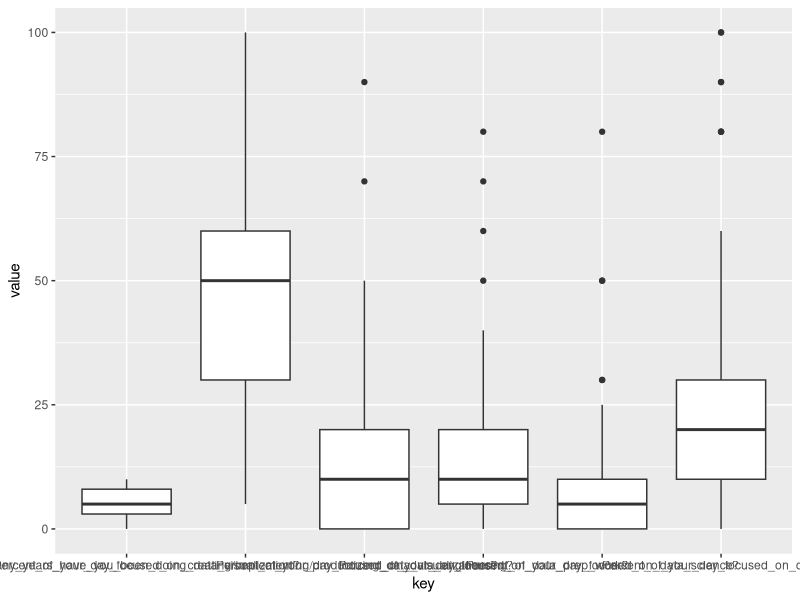

The R script that drew this image:
setwd('d://Websites/beemyfriend.github.io/Projects/')
library(tidyverse)
library(stringr)
survey <- read_csv('data_viz_survey_2017.csv')

names(survey)

survey$`How did you learn to create data visualization?` #factor
survey$`Which of these charts have you used in production in the last 6 months:` #need to split ';' DONE!!!
survey$`How many years have you been doing data visualization?` #numeric
survey$`How do you present your data visualizations?` #need to split ';' DONE!!!
survey$`What focus is data visualization in your work?`#factor
survey$`What technologies do you use to visualize data?` #need to split ';' DONE!!!
survey$`What knowledge level do they have of the data you are visualizing for them?` #need to split ';' 'DONE!!! 
survey$`Percent of your day focused on creating/implementing/productizing data visualizations?`  #double
survey$`Percent of your day focused on data engineering?` #double
survey$`Percent of your day focused on data prep work?` #double
survey$`Percent of your day focused on data science?` #double
survey$`Percent of your day focused on design?` #double
survey$`For your current role or the majority of your projects: were you hired to do data visualization only or is data visualization a part of your job/project description?` #filter for 'hired to do data visualization
survey$`What level of data visualizations are used at your organization?` # seperate ';'  DONE!!
survey$`How is your organization using data visualization?` #seperate ';' DONE!!!
survey$`Is there a separate group that does data visualizations or are you embedded in another group? (data science UX UI web data engineering IT etc)` #factor
survey$`Did you set out to work in data visualization or did you fall into it?` #factor
survey$`What's your employment status` #filter for Full-time
survey$`Data visualization roles at your organization are found in what part of the organization?` #split at ';' DONE!
survey$`Are you able to choose your own tools or are the choices made for you?` #factor
survey$`Who do you make data visualizations for?` #split at ';' DONE!!!
survey$`How often do they consume your data visualizations?` #factor
survey$`What do they use your data visualizations for?` #split at ';' DONE!!!
survey$`How would you describe the relationship?` # factor

project <- survey %>% select(`How did you learn to create data visualization?`, `Which of these charts have you used in production in the last 6 months:`, 
                  `How many years have you been doing data visualization?`, `How do you present your data visualizations?`, 
                  `What focus is data visualization in your work?`, `What technologies do you use to visualize data?`,
                  `What knowledge level do they have of the data you are visualizing for them?`,
                  `Percent of your day focused on creating/implementing/productizing data visualizations?`, `Percent of your day focused on data engineering?`,
                  `Percent of your day focused on data prep work?`, `Percent of your day focused on data science?`, `Percent of your day focused on design?`,
                  `For your current role or the majority of your projects: were you hired to do data visualization only or is data visualization a part of your job/project description?`,
                  `What level of data visualizations are used at your organization?`, `How is your organization using data visualization?`, 
                  `Is there a separate group that does data visualizations or are you embedded in another group? (data science UX UI web data engineering IT etc)`, 
                  `Did you set out to work in data visualization or did you fall into it?`, `What's your employment status`,
                  `Data visualization roles at your organization are found in what part of the organization?`, 
                  `Are you able to choose your own tools or are the choices made for you?`, `Who do you make data visualizations for?`, 
                  `How often do they consume your data visualizations?`, `What do they use your data visualizations for?`, `How would you describe the relationship?`) %>%
  filter(`What's your employment status` == 'Full-time' &  `For your current role or the majority of your projects: were you hired to do data visualization only or is data visualization a part of your job/project description?` == "Hired to do data visualization") %>%
  mutate(id = 1:nrow(.)) 

# need to try 'extract' from tidyr

project$`Data visualization roles at your organization are found in what part of the organization?` <- project$`Data visualization roles at your organization are found in what part of the organization?` %>%
  str_replace('News|Specific department for news graphics|Editorial office|Editorial|editorial', 'Newsroom') %>%
  str_replace('Data Explorer|Algorithms', 'Data_Science') %>%
  str_replace('BI|Analysis|sales|Finance', 'Analytics') %>%
  str_replace('just me;my own department|org is small|my company is a pure data visualization player|Founders|Executive', 'Everywhere') %>%
  str_replace('Visuals', 'Other')

departments <- c('Design', 'Engineering', 'Research', 'Marketing', 'IT', 'Newsroom', 'Analytics', 'Data_Science', 'Everywhere', 'Other')

for(i in 1:length(departments)){
  project[[str_c('department_',departments[i])]] <- str_detect(project$`Data visualization roles at your organization are found in what part of the organization?`, departments[i])
}

project <- project %>% select(-`Data visualization roles at your organization are found in what part of the organization?`)

project$`Who do you make data visualizations for?` <- project$`Who do you make data visualizations for?` %>%
  str_replace('Newsrooms|General Public', 'GP') %>%
  str_replace('Medical Professionals', 'MP') %>%
  str_replace('Product Managers|Project Managers', 'PM') %>%
  str_replace('clients for sales team', 'Clients')





audience <- c('GP', 'Engineers', 'Scientists', 'MP', 'PM', 'Executives', 'Analysts', 'Clients')

for(i in 1:length(audience)){
  project[[str_c('audience_', audience[i])]] <- str_detect(project$`Who do you make data visualizations for?`, audience[i])
}

project <- project %>% select(-`Who do you make data visualizations for?`)

audience_usage <- c('Summarization', 'Learning', 'Research', 'Analysis', 'Entertainment', 'DM', 'News')

project$`What do they use your data visualizations for?` <- project$`What do they use your data visualizations for?` %>%
  str_replace('news|Publication', 'News') %>%
  str_replace('decision making|decisionmaking|Decision-making', 'DM')

for(i in 1:length(audience_usage)){
  project[[str_c('audience_usage_', audience_usage[i])]] <- str_detect(project$`What do they use your data visualizations for?`, audience_usage[i])
}

project <- project %>% select(-`What do they use your data visualizations for?`)


org_usage <- c('Analysis', 'ML', 'SO', 'Communication', 'Exploration', 'Marketing', 'News');

project$`How is your organization using data visualization?` <- project$`How is your organization using data visualization?` %>%
  str_replace('Summary/Overview', 'SO') %>%
  str_replace('Machine Learning', 'ML') %>%
  str_replace('Editorial|Storytelling|Journalism', 'News')

for(i in 1:length(org_usage)){
  project[[str_c('org_usage_', org_usage[i])]] <- str_detect(project$`How is your organization using data visualization?`, org_usage[i])
}

project <- project %>% select(-`How is your organization using data visualization?`)

org_level <- c('Custom', 'BI', 'RPy', 'GCL')

project$`What level of data visualizations are used at your organization?` <- project$`What level of data visualizations are used at your organization?` %>%
  str_replace('Completely custom', 'Custom') %>%
  str_replace('Business Intelligence Tools', 'BI') %>%
  str_replace('ggplot2/Pandas Charts', 'RPy') %>%
  str_replace('General charting libraries', 'GCL');

for(i in 1:length(org_level)){
  project[[str_c('org_level_', org_level[i])]] <- str_detect(project$`What level of data visualizations are used at your organization?`, org_level[i])
}

project <- project %>% select(-`What level of data visualizations are used at your organization?`)

audience_literacy <- c('Intro', 'Moderate', 'Expert')

for(i in 1:length(audience_literacy)){
  project[[str_c('audience_literacy_', audience_literacy[i])]] <- str_detect(project$`What knowledge level do they have of the data you are visualizing for them?`, audience_literacy[i])
}

project <- project %>% select(-`What knowledge level do they have of the data you are visualizing for them?`)

project$`What technologies do you use to visualize data?`

tech <- c('Illustrator', 'Excel', 'D3', 'Processing', 'OR', 'OP', 'OG', 'ON', 'React', 'OJ', 'ggplot', 'Pandas', 'Angular', 'Vega', 'Gephi', 'Leaflet',
          'Mapbox', 'Plotly', 'WebGL', 'QGIS', 'TGS', 'Highcharts', 'Qlik', 'Java', 'Tableau', 'ArcGIS', 'PBI', 'OBI', 'OMVC', 'PostGIS', 'Postgres',
          'DGL', 'Microstrategy', 'Recharts', 'nodebox', 'PP')

project$`What technologies do you use to visualize data?` <- project$`What technologies do you use to visualize data?` %>%
  str_replace('Other R', 'OR') %>%
  str_replace('Other Python', 'OP') %>%
  str_replace('Other GIS', 'OG') %>%
  str_replace('Other Network Visualization Suite', 'ON') %>%
  str_replace('Three.js', 'TJS') %>%
  str_replace('Other Javascript', 'OJ') %>%
  str_replace('Power BI', 'PBI') %>%
  str_replace('Other BI', 'OBI') %>%
  str_replace('Other MVC', 'OMVC') %>%
  str_replace('deck.gl', 'DGL') %>%
  str_replace('pen & paper', 'PP')

for(i in 1:length(tech)){
  project[[str_c('tech_', tech[i])]] <- str_detect(project$`What technologies do you use to visualize data?`, tech[i]);
}

project <- project %>% select(-`What technologies do you use to visualize data?`)

project$`How do you present your data visualizations?`

presentation <- c('Tool', 'Dashboard', 'Scrollytelling', 'WP', 'Documents', 'Presentations', 'Email', 'Print')

project$`How do you present your data visualizations?` <- project$`How do you present your data visualizations?` %>%
  str_replace('Embedded in a tool', 'Tool') %>%
  str_replace('Static Web Page|CMS|web apps|Web application|not static|Dynamic web pages', 'WP') %>%
  str_replace('Printed version|Research papers|static mockups', 'Print')

for(i in 1:length(presentation)){
  project[[str_c('presentation_', presentation[i])]] <- str_detect(project$`How do you present your data visualizations?`, presentation[i])
}

project <- project %>% select(-`How do you present your data visualizations?`)


charts <- c('LC', 'BC', 'Infographics', 'Treemap', 'ND', 'CM', 'RM', 'FD', 'VRAR', 'DT', 'PC', 'Dendrogram', 'VM', 'TDC', 'TM', 'SP', 'SG', 'Custom', 'HM', 'Other')

project$`Which of these charts have you used in production in the last 6 months:` <- project$`Which of these charts have you used in production in the last 6 months:` %>%
  str_replace('Line Chart', 'LC') %>%
  str_replace('Bar Chart', 'BC') %>%
  str_replace('Network Diagram|Graph', 'ND') %>%
  str_replace('Choropleth Map', 'CM') %>%
  str_replace('Raster Map', 'RM') %>%
  str_replace('Flow Diagram', 'FD') %>%
  str_replace('VR/AR Charting', 'VRAR') %>%
  str_replace('Delaunay Triangulation', 'DT') %>%
  str_replace('Pie Chart', 'PC') %>%
  str_replace('3D Chart', 'TDC') %>%
  str_replace('Vector Map', 'VM') %>%
  str_replace('Topographical Maps', 'TM') %>%
  str_replace('scatterplot|scatter|Scatterplot|bubble|Scatter plot', 'SP') %>%
  str_replace('Streamgraph|streamgraph', 'SG') %>%
  str_replace('heatmaps|Heatmap| Heat Map|heat map', 'HM') %>%
  str_replace('custom', 'Custom') %>%
  str_replace('other|timelines|cartogram|Icicle|radial|different kinds|Gantt|matrix|path plot|boxplot|bump|dumbbell', 'Other')

for(i in 1:length(charts)){
  project[[str_c('charts_', charts[i])]] <- str_detect(project$`Which of these charts have you used in production in the last 6 months:`, charts[i])
}

project <- project %>% select(-`Which of these charts have you used in production in the last 6 months:`)

factorColumns <- c(1, 3, 10, 11, 13, 14, 15)
factorColumns <- c("How did you learn to create data visualization?",
                    "What focus is data visualization in your work?",
                    "Is there a separate group that does data visualizations or are you embedded in another group? (data science UX UI web data engineering IT etc)",
                    "Did you set out to work in data visualization or did you fall into it?",
                    "Are you able to choose your own tools or are the choices made for you?",
                    "How often do they consume your data visualizations?",
                    "How would you describe the relationship?" )

for(i in 1:length(factorColumns)){
  project[[factorColumns[i]]] <- project[[factorColumns[i]]] %>% as.factor()
}

project$`Percent of your day focused on design?` <- project$`Percent of your day focused on design?` %>% as.numeric()

project_names <- project %>% 
  names() %>%
  str_replace_all('\\s', '_')

names(project) <- project_names 

project_factors <- project %>% Filter(f = is.factor)

project_numeric <- project %>% Filter(f = is.numeric)

project_logical <- project %>% Filter(f = is.logical)

for(i in 1:ncol(project_factors)){
  
  assign(str_c('pf_', i), 
         ggplot(project_factors) +
           geom_bar(aes_(project_factors[[i]])))
  
  assign(str_c('pf_', i, '_title'), names(project_factors)[i])
  
  assign(str_c('pf_', i, '_levels'), levels(project_factors[[i]]))
}

project_numeric <- project_numeric %>% gather(key, value, -id)

ggplot(project_numeric) + geom_boxplot(aes(key, value))

project2 <- survey
project2 %>% names()
project2$Gender %>% as.factor() %>% summary()
